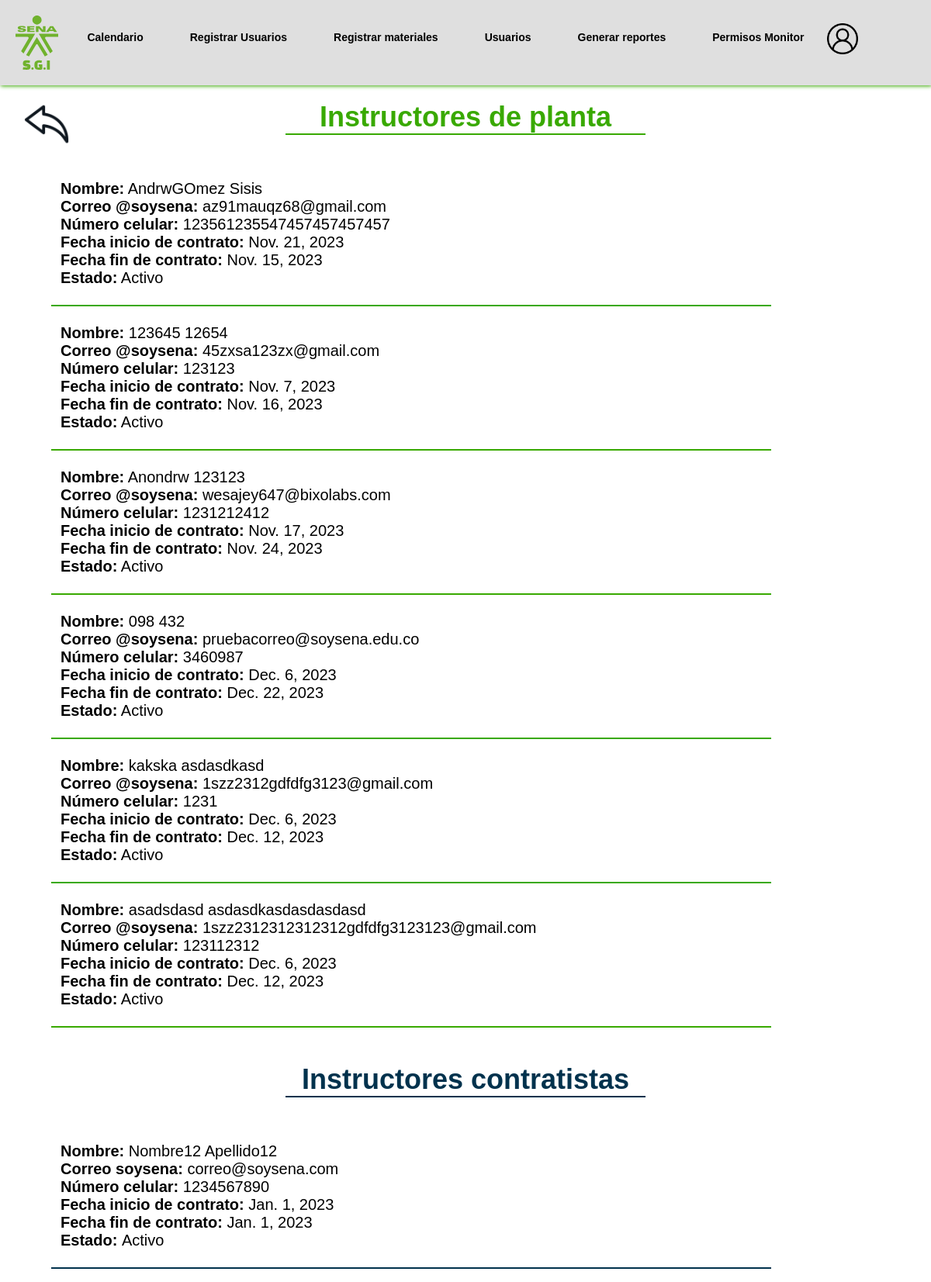
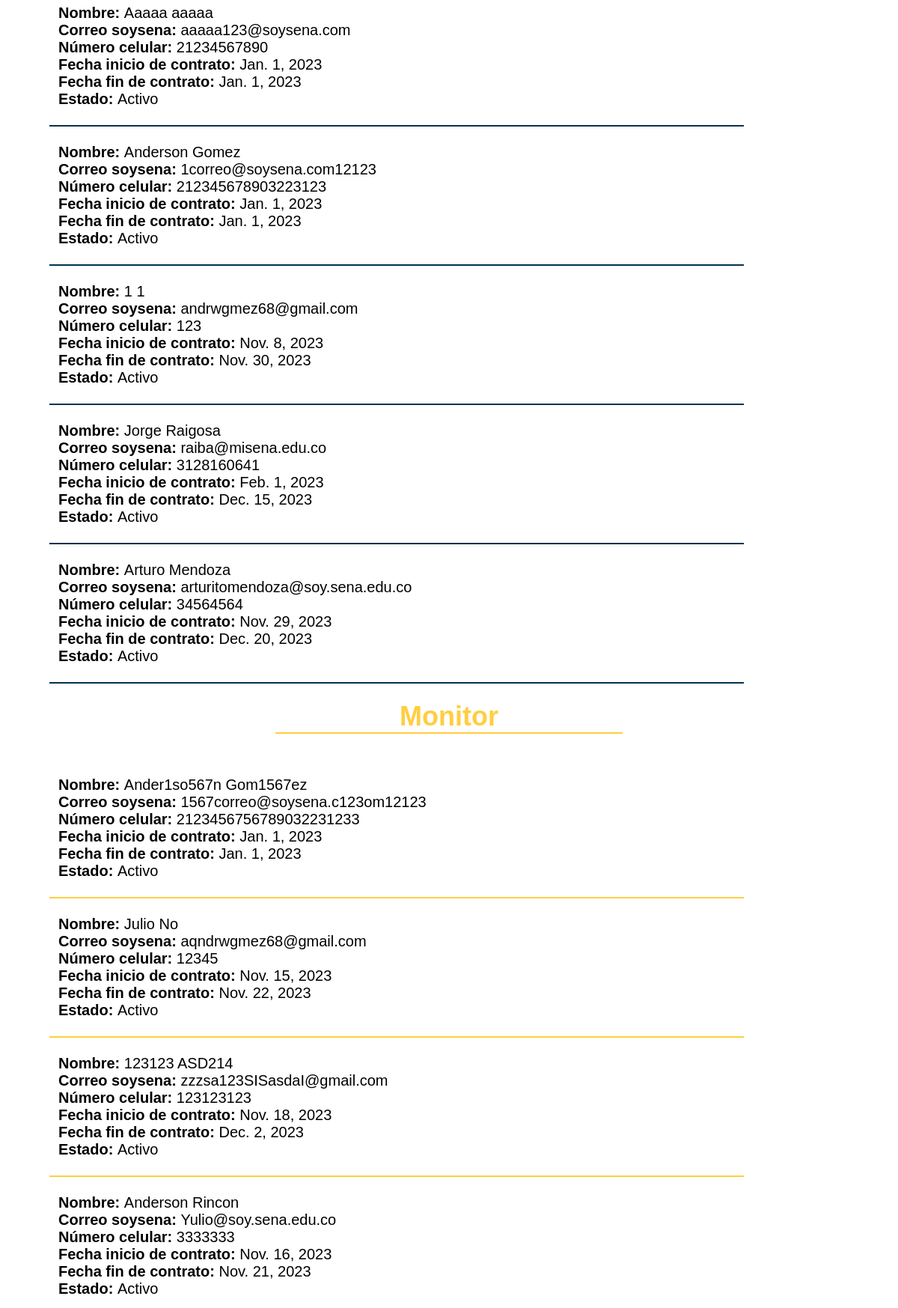
Screenshot of /ver_usu/ (signed in, upper part) with the database file from the repository (2 pictures, top to bottom).
### App_SistemaGestionInventario/models.py (models this page shows, shortened)
class CustomUser(AbstractUser):
    id = models.BigAutoField(primary_key = True)
    nombre_1 = models.CharField(max_length=80)
    nombre_2 = models.CharField(max_length=80, blank=True, null=True)
    apellido_1 = models.CharField(max_length=80)
    apellido_2 = models.CharField(max_length=80, blank=True, null=True)
    id_tipo_documento = models.CharField(max_length=11, choices=tipo_documento, default='C.C')
    numero_documento = models.CharField(max_length=80, blank=False, null=False, unique=True)
    correo_sena = models.EmailField(blank=True, null=True, unique=True)
    correo_soy_sena = models.EmailField(blank=False, null=False, unique=True)
    celular_1 = models.CharField(max_length=80, unique=True)
    celular_2 = models.CharField(max_length=80, blank=True, null=True)
    id_rol = models.CharField(max_length=5, choices=rol, default='I.C')
    fecha_inicio_contrato = models.DateField()
    fecha_fin_contrato = models.DateField(blank=True, null=True)
    id_area_instrtuctor = models.CharField(max_length=6, choices=area, default='Soft')
    firma_electronica = models.ImageField()
    permiso_monitor = models.BooleanField(default=False)
    estado_cuenta = models.CharField(max_length=1, choices=estado_cuenta_usuario, default='A')
    groups = models.ManyToManyField(
        'auth.Group',
        related_name='customuser_groups',
        blank=True,
        help_text='The groups this user belongs to. A user will get all permissions granted to each of their groups.',
        verbose_name='groups',
    )
    user_permissions = models.ManyToManyField(
        'auth.Permission',
        related_name='customuser_user_permissions',
        blank=True,
        help_text='Specific permissions for this user.',
        verbose_name='user permissions',
    )

### App_SistemaGestionInventario/views.py (the view)
# urls.py: path('ver_usu/', views.visualizar_usuarios, name="visualizar_usuarios"),
@login_required
def visualizar_usuarios(request):
    ins_planta = CustomUser.objects.filter(id_rol = rol[0][0])
    ins_planta = conversion_rol_cuenta(ins_planta)
    ins_contrato = CustomUser.objects.filter(id_rol = rol[1][0])
    ins_contrato = conversion_rol_cuenta(ins_contrato)
    monitor = CustomUser.objects.filter(id_rol = rol[2][0])
    monitor = conversion_rol_cuenta(monitor)
    ins_planta = conversion_estado_cuenta(ins_planta)
    ins_contrato = conversion_estado_cuenta(ins_contrato)
    monitor = conversion_estado_cuenta(monitor)
    return render (request, "App_SistemaGestionInventario/administrador/visualizar_usu_admin.html", {'ins_planta':ins_planta, 'ins_contrato':ins_contrato, 'monitor':monitor})

### App_SistemaGestionInventario/views.py (called while the page is built)
def conversion_rol_cuenta(usuarios):
    contador = -1
    for usuario in usuarios:
        contador += 1
        if usuario.id_rol == rol[contador][0]:
            usuario.id_rol = rol[contador][1]
            contador = -1
    return usuarios

def conversion_estado_cuenta(usuarios):
    for usuario in usuarios:
        if usuario.estado_cuenta == estado_cuenta_usuario[0][0]:
            usuario.estado_cuenta = estado_cuenta_usuario[0][1]
        elif usuario.estado_cuenta == estado_cuenta_usuario[1][0]:
            usuario.estado_cuenta = estado_cuenta_usuario[1][1]
    return usuarios

### App_SistemaGestionInventario/templates/App_SistemaGestionInventario/administrador/visualizar_usu_admin.html
{% extends "App_SistemaGestionInventario/administrador/base_admin.html" %}
{% load static %}
{% block css %}
    <link rel="stylesheet" href="{% static 'App_SistemaGestionInventario/css/listar_usuarios_contra_style.css' %}">
{% endblock css %}
{% block content %}
    <main>
        <h3 class="planta">Instructores de planta</h3>
        {% if ins_planta %}
            <ul>
                {% for planta in ins_planta %}
                    <br>
                    <a class="informacion_planta">
                        <li><strong>Nombre:</strong> {{planta.nombre_1}} {{planta.apellido_1}}</li>
                        <li><strong>Correo @soysena:</strong> {{planta.correo_soy_sena}}</strong></li>
                        <li><strong>Número celular:</strong> {{planta.celular_1}}</strong></li>
                        <li><strong>Fecha inicio de contrato:</strong> {{planta.fecha_inicio_contrato}}</strong></li>
                        <li><strong>Fecha fin de contrato:</strong> {{planta.fecha_fin_contrato}}</strong></li>
                        <li><strong>Estado:</strong> {{planta.estado_cuenta}}</strong></li>
                    </a>
                    <br>
                    <hr class="entre_planta">
                {% endfor %}
                <br>
            </ul>
        {% else %}
        <br>
            <p>Actualmente no hay instructores de planta</p>
        {% endif %}
        <br>
        <h3 class="contrato">Instructores contratistas</h3>
        {% if ins_contrato %}
        <ul>
            {% for contrato in ins_contrato %}
                <br>
                <a class="informacion_contrato">
                    <li><strong>Nombre: </strong>{{contrato.nombre_1}} {{contrato.apellido_1}}</li>
                    <li><strong>Correo soysena: </strong>{{contrato.correo_soy_sena}}</li>
                    <li><strong>Número celular: </strong>{{contrato.celular_1}}</li>
                    <li><strong>Fecha inicio de contrato: </strong>{{contrato.fecha_inicio_contrato}}</li>
                    <li><strong>Fecha fin de contrato: </strong>{{contrato.fecha_fin_contrato}}</li>
                    <li><strong>Estado: </strong>{{contrato.estado_cuenta}}</li>
                </a>
                <br>
                <hr class="entre_contrato">
            {% endfor %}
        </ul>
        {% else %}
        <br>
            <p>Actualmente no hay instructores contratistas</p>
        {% endif %}
        <br>
        <h3 class="monitor">Monitor</h3>
        {% if monitor %}
            <ul>
                {% for moni in monitor %}
                    <br>
                    <a class="informacion_monitor">
                        <li><strong>Nombre: </strong>{{moni.nombre_1}} {{moni.apellido_1}}</li>
                        <li><strong>Correo soysena: </strong>{{moni.correo_soy_sena}}</li>
                        <li><strong>Número celular: </strong>{{moni.celular_1}}</li>
                        <li><strong>Fecha inicio de contrato: </strong>{{moni.fecha_inicio_contrato}}</li>
                        <li><strong>Fecha fin de contrato: </strong>{{moni.fecha_fin_contrato}}</li>
                        <li><strong>Estado: </strong>{{moni.estado_cuenta}}</li>
                    </a>
                    <br>
                    <hr class="entre_monitor">
                {% endfor %}
            </ul>
        {% else %}
        <br>
            <p>Actualmente no hay monitores</p>
        {% endif %}
    </main>
{% endblock content %}

### App_SistemaGestionInventario/static/App_SistemaGestionInventario/css/listar_usuarios_contra_style.css (style rules this page uses)
main { margin: 0; padding: 0; }
.planta { color: #39A900; text-align: center; font-size: 1.8em; border-bottom: 2px solid; margin: 0 30%; margin-bottom: 3%; }
.informacion_planta li { margin-left: 5%; }
.entre_planta { height: 2px; border: 0; background-color: #39A900; width: 80%; margin-left: 4%; }
.contrato { color: #00324d; text-align: center; font-size: 1.8em; border-bottom: 2px solid; margin: 0 30%; margin-bottom: 3%; }
.informacion_contrato li { margin-left: 5%; }
.entre_contrato { height: 2px; border: 0; background-color: #00324d; width: 80%; margin-left: 4%; }
.monitor { color: #FFCE40; text-align: center; font-size: 1.8em; border-bottom: 2px solid; margin: 0 30%; margin-bottom: 3%; }
.informacion_monitor li { margin-left: 5%; }
.entre_monitor { height: 2px; border: 0; background-color: #FFCE40; width: 80%; margin-left: 4%; }

### App_SistemaGestionInventario/static/App_SistemaGestionInventario/css/base_admin_style.css (style rules this page uses)
* { box-sizing: border-box; margin: 0; padding: 0; font-size: 20px; font-family: 'Myriad Pro Regular', 'Arial'; }
:root { --color-corporativo: #39A900; --gris-fondo: #9b9b9b3d; --negro: #000000; --negro-claro: #2A2A2A; }
body { font-family: "Myriad Pro Regular", sans-serif; }
main { padding: 20px; }
a { text-decoration: none; font-size: 14px; }
ul { list-style: none; }

### rows the page displays
CustomUser: nombre_1 "AndrwGOmez", apellido_1 "Sisis", correo_soy_sena "az91mauqz68@gmail.com", celular_1 "123561235547457457457457", fecha_inicio_contrato "Nov. 21, 2023", fecha_fin_contrato "Nov. 15, 2023", estado_cuenta "Activo"
CustomUser: nombre_1 "123645", apellido_1 "12654", correo_soy_sena "45zxsa123zx@gmail.com", celular_1 "123123", fecha_inicio_contrato "Nov. 7, 2023", fecha_fin_contrato "Nov. 16, 2023", estado_cuenta "Activo"
CustomUser: nombre_1 "Anondrw", apellido_1 "123123", correo_soy_sena "wesajey647@bixolabs.com", celular_1 "1231212412", fecha_inicio_contrato "Nov. 17, 2023", fecha_fin_contrato "Nov. 24, 2023", estado_cuenta "Activo"
CustomUser: nombre_1 "098", apellido_1 "432", correo_soy_sena "pruebacorreo@soysena.edu.co", celular_1 "3460987", fecha_inicio_contrato "Dec. 6, 2023", fecha_fin_contrato "Dec. 22, 2023", estado_cuenta "Activo"
CustomUser: nombre_1 "kakska", apellido_1 "asdasdkasd", correo_soy_sena "1szz2312gdfdfg3123@gmail.com", celular_1 "1231", fecha_inicio_contrato "Dec. 6, 2023", fecha_fin_contrato "Dec. 12, 2023", estado_cuenta "Activo"
CustomUser: nombre_1 "asadsdasd", apellido_1 "asdasdkasdasdasdasd", correo_soy_sena "1szz2312312312312gdfdfg3123123@gmail.com", celular_1 "123112312", fecha_inicio_contrato "Dec. 6, 2023", fecha_fin_contrato "Dec. 12, 2023", estado_cuenta "Activo"
CustomUser: nombre_1 "Nombre12", apellido_1 "Apellido12", correo_soy_sena "correo@soysena.com", celular_1 "1234567890", fecha_inicio_contrato "Jan. 1, 2023", fecha_fin_contrato "Jan. 1, 2023", estado_cuenta "Activo"
CustomUser: nombre_1 "Aaaaa", apellido_1 "aaaaa", correo_soy_sena "aaaaa123@soysena.com", celular_1 "21234567890", fecha_inicio_contrato "Jan. 1, 2023", fecha_fin_contrato "Jan. 1, 2023", estado_cuenta "Activo"
CustomUser: nombre_1 "Anderson", apellido_1 "Gomez", correo_soy_sena "1correo@soysena.com12123", celular_1 "212345678903223123", fecha_inicio_contrato "Jan. 1, 2023", fecha_fin_contrato "Jan. 1, 2023", estado_cuenta "Activo"
CustomUser: nombre_1 "1", apellido_1 "1", correo_soy_sena "andrwgmez68@gmail.com", celular_1 "123", fecha_inicio_contrato "Nov. 8, 2023", fecha_fin_contrato "Nov. 30, 2023", estado_cuenta "Activo"
CustomUser: nombre_1 "Jorge", apellido_1 "Raigosa", correo_soy_sena "raiba@misena.edu.co", celular_1 "3128160641", fecha_inicio_contrato "Feb. 1, 2023", fecha_fin_contrato "Dec. 15, 2023", estado_cuenta "Activo"
CustomUser: nombre_1 "Arturo", apellido_1 "Mendoza", correo_soy_sena "arturitomendoza@soy.sena.edu.co", celular_1 "34564564", fecha_inicio_contrato "Nov. 29, 2023", fecha_fin_contrato "Dec. 20, 2023", estado_cuenta "Activo"
CustomUser: nombre_1 "Ander1so567n", apellido_1 "Gom1567ez", correo_soy_sena "1567correo@soysena.c123om12123", celular_1 "2123456756789032231233", fecha_inicio_contrato "Jan. 1, 2023", fecha_fin_contrato "Jan. 1, 2023", estado_cuenta "Activo"
CustomUser: nombre_1 "Julio", apellido_1 "No", correo_soy_sena "aqndrwgmez68@gmail.com", celular_1 "12345", fecha_inicio_contrato "Nov. 15, 2023", fecha_fin_contrato "Nov. 22, 2023", estado_cuenta "Activo"
CustomUser: nombre_1 "123123", apellido_1 "ASD214", correo_soy_sena "zzzsa123SISasdaI@gmail.com", celular_1 "123123123", fecha_inicio_contrato "Nov. 18, 2023", fecha_fin_contrato "Dec. 2, 2023", estado_cuenta "Activo"
CustomUser: nombre_1 "Anderson", apellido_1 "Rincon", correo_soy_sena "Yulio@soy.sena.edu.co", celular_1 "3333333", fecha_inicio_contrato "Nov. 16, 2023", fecha_fin_contrato "Nov. 21, 2023", estado_cuenta "Activo"
